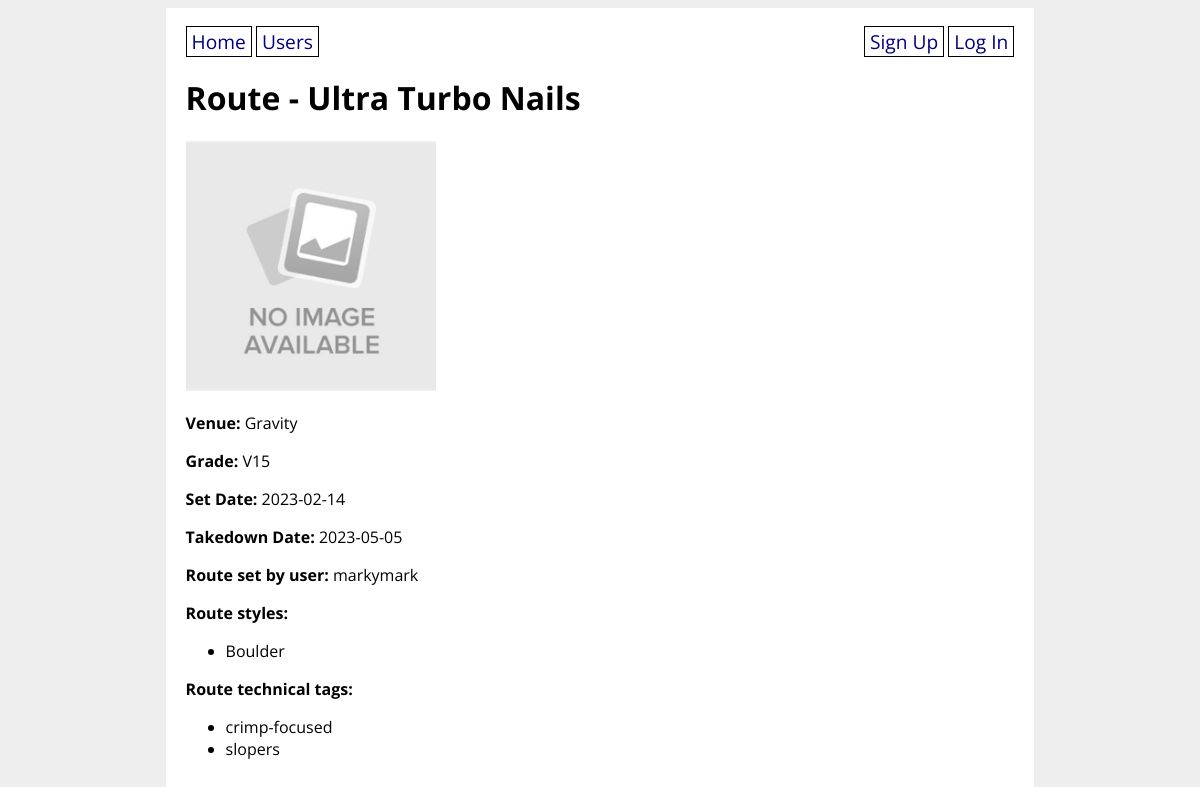
/route/1, run on the app's committed database.
### climbunity_app/models.py (models this page shows, shortened)
class Route(db.Model):
    id = db.Column(db.Integer, primary_key=True)
    venue_id = db.Column(db.Integer, db.ForeignKey('venue.id'), nullable=False)
    setter_id = db.Column(db.Integer, db.ForeignKey('user.id'))
    name = db.Column(db.String(80), nullable=False)
    grade = db.Column(db.String(10), nullable=False)
    photo_url = db.Column(URLType)
    route_set_date = db.Column(db.Date)
    route_takedown_date = db.Column(db.Date)
    projecting_users = db.relationship('User',
        secondary='user_project_lists', back_populates='user_projects'
    )
    ascents_on_route = db.relationship('Ascent',
        secondary='route_ascent_lists', back_populates='routes_ascended'
    )
    possible_route_styles = db.relationship('Style',
        secondary='route_style_lists', back_populates='route_styles'
    )
    route_tags = db.relationship('Tag',
        secondary='route_tag_lists', back_populates='tagged_routes'
    )

class Venue(db.Model):
    id = db.Column(db.Integer, primary_key=True)
    name = db.Column(db.String(80), nullable=False)
    address = db.Column(db.String(80), nullable=False)
    open_hours = db.Column(db.String(1000))
    description = db.Column(db.String(1000))
    booked_appointments = db.relationship('Appointment',
        secondary='venue_bookings', back_populates='appointment_venues'
    )
    def __str__(self):
        return f'{self.name}'

class User(UserMixin, db.Model):
    id = db.Column(db.Integer, primary_key=True)
    username = db.Column(db.String(80), nullable=False, unique=True)
    password = db.Column(db.String(200), nullable=False)
    email = db.Column(db.String(200), nullable=False)
    first_name = db.Column(db.String(50), nullable=False)
    last_name = db.Column(db.String(50), nullable=False)
    address = db.Column(db.String(200), nullable=False)
    has_gear = db.Column(db.Boolean, nullable=False)
    user_projects = db.relationship('Route',
        secondary='user_project_lists', back_populates='projecting_users'
    )
    user_appointments = db.relationship('Appointment',
        secondary='appointment_guests', back_populates='appointment_attendants'
    )
    user_does_styles = db.relationship('Style',
        secondary='user_style_lists', back_populates='climber_styles'
    )
    def __str__(self):
        return f'{self.username}'

class Style(db.Model):
    id = db.Column(db.Integer, primary_key=True)
    style = db.Column(db.String(8))
    climber_styles = db.relationship('User',
        secondary='user_style_lists', back_populates='user_does_styles'
    )
    route_styles = db.relationship('Route',
        secondary='route_style_lists', back_populates='possible_route_styles'
    )
    def __str__(self):
        return f'{self.style}'

class Tag(db.Model):
    id = db.Column(db.Integer, primary_key=True)
    tag = db.Column(db.String)
    tagged_routes = db.relationship('Route',
        secondary='route_tag_lists', back_populates='route_tags'
    )
    def __str__(self):
        return f'{self.tag}'
    def __repr__(self):
        return f'{self.tag}'

### climbunity_app/main/routes.py (the view, shortened to what this page needs)
@main.route('/route/<route_id>', methods=['GET', 'POST'])
def route_detail(route_id):
    route = Route.query.get(route_id)
    route_venue = Venue.query.get(route.venue_id)
    setter = User.query.get(route.setter_id)
    form = RouteForm(obj=route)
    item = Route.query.get(route_id)
    return render_template('route_detail.html', form=form, route=route, route_venue=route_venue, setter=setter)

### climbunity_app/templates/route_detail.html (shortened to what this page needs)
{% extends 'base.html' %}
{% block content %}
<h1>Route - {{ route.name }}</h1>
{% if route.photo_url %}
    <p><img src="{{ route.photo_url }}" width="250px" height="250px"></p>
{% endif %}
<p><strong>Venue:</strong> {{ route_venue }}</p>
<p><strong>Grade:</strong> {{ route.grade }}</p>
<p><strong>Set Date:</strong> {{ route.route_set_date }}</p>
<p><strong>Takedown Date:</strong> {{ route.route_takedown_date }}</p>
<p><strong>Route set by user:</strong> {{ setter }}</p>
<p><strong>Route styles:</strong></p>
<ul>
    {% for style in route.possible_route_styles %}
        <li>{{ style }}</li>
    {% endfor %}
</ul>
<p><strong>Route technical tags:</strong></p>
<ul>
    {% for tag in route.route_tags %}
        <li>{{ tag }}</li>
    {% endfor %}
</ul>
{% endblock %}

### climbunity_app/static/style.css (style rules this page uses)
body { display: flex; flex-direction: column; align-items: center; background-color: #eee; font-family: 'Open Sans', sans-serif; }

### data on the page
Route: name "Ultra Turbo Nails", photo_url (placeholder picture), grade "V15", route_set_date "2023-02-14", route_takedown_date "2023-05-05"
Venue: name "Gravity"
User: username "markymark"
Style: style "Boulder"
Tag: tag "crimp-focused"
Tag: tag "slopers"
